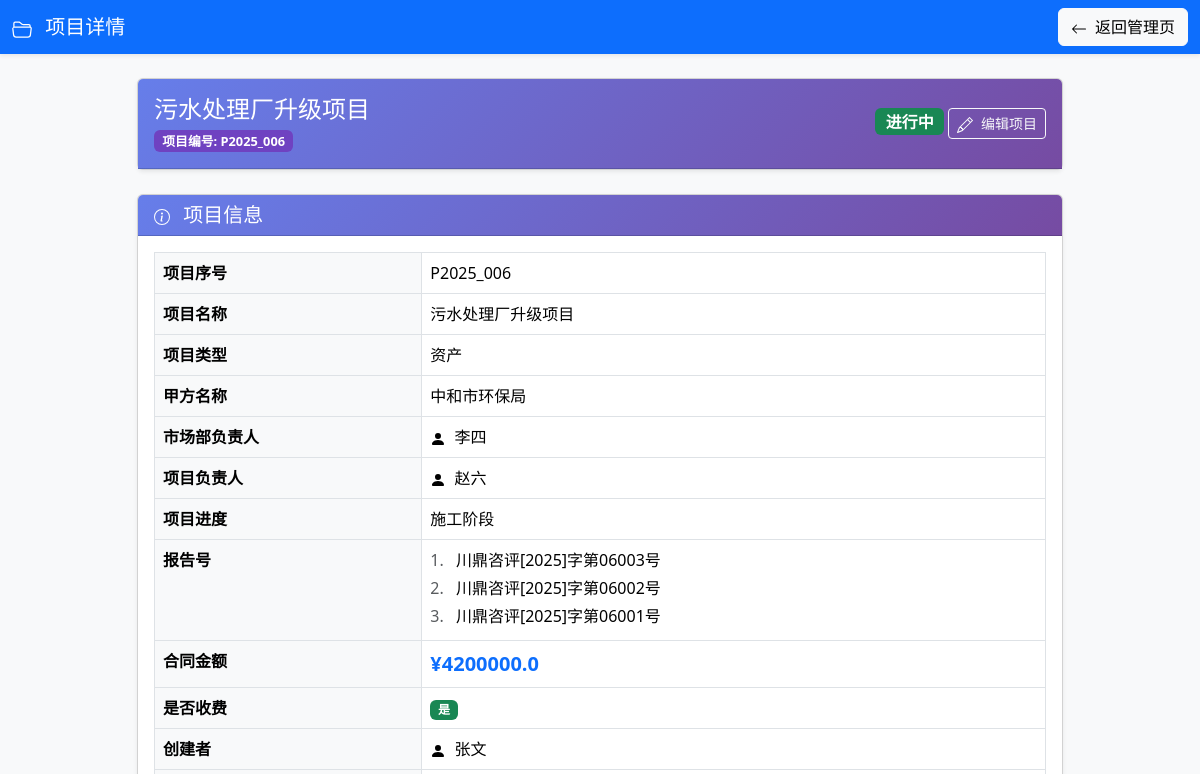
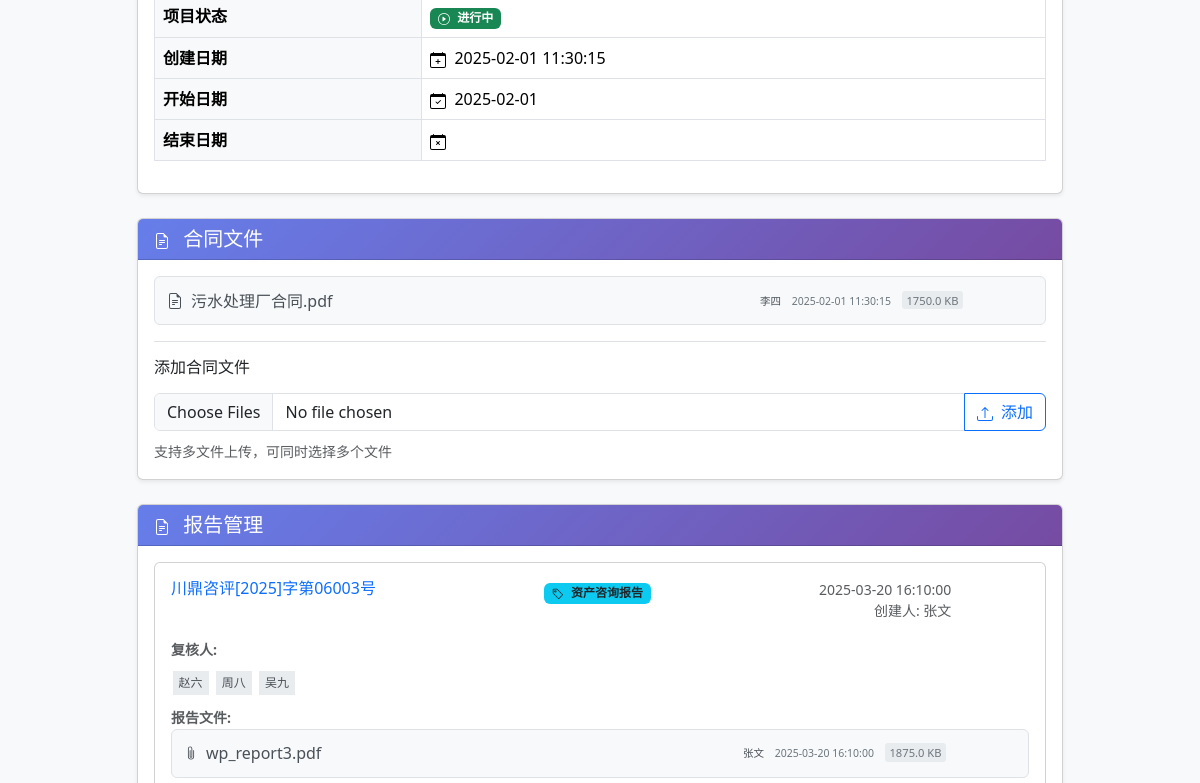
The page /project/6 (signed in, upper part) on the database as committed earlier (2 pictures, top to bottom).
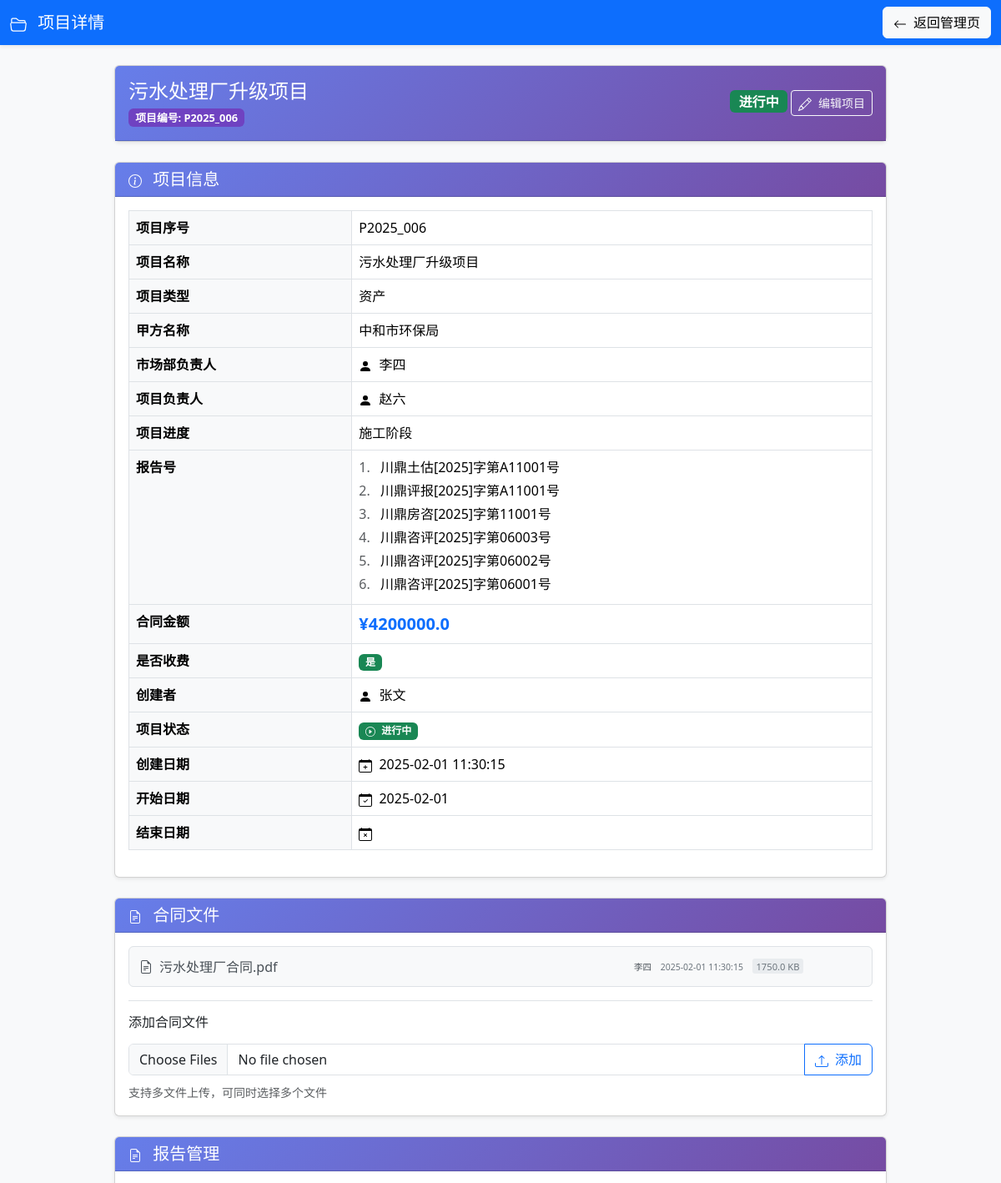
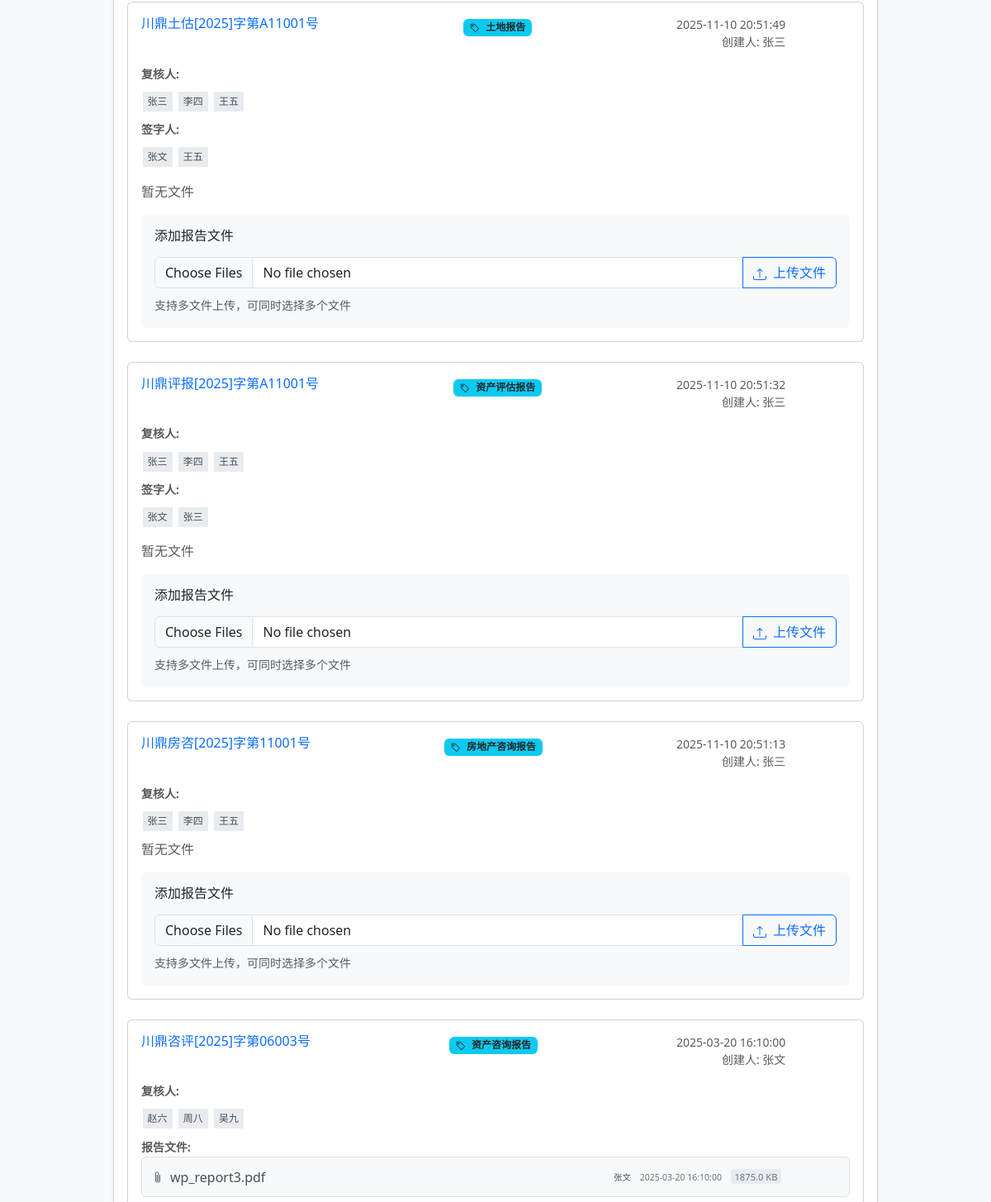
The same page on the database as committed later (2 pictures, top to bottom).
### tables this page shows
CREATE TABLE reports (
        id INTEGER PRIMARY KEY AUTOINCREMENT,
        report_no TEXT NOT NULL,         -- 报告号
        project_id INTEGER,              -- 关联的项目ID
        report_type TEXT,                -- 报告类型（新增字段）
        file_paths TEXT,                 -- 文件路径（多个以逗号分隔）
        creator TEXT,                    -- 创建人用户名
        creator_realname TEXT,           -- 创建人真实姓名
        create_date TEXT,                -- 创建日期
        reviewer1 TEXT,                  -- 复核人1用户名
        reviewer2 TEXT,                  -- 复核人2用户名
        reviewer3 TEXT,                  -- 复核人3用户名
        signer1 TEXT,                    -- 签字人1用户名
        signer2 TEXT,                    -- 签字人2用户名
        FOREIGN KEY (project_id) REFERENCES projects (id)
    );

CREATE TABLE contract_files (
        id INTEGER PRIMARY KEY AUTOINCREMENT,
        project_id INTEGER,               -- 关联的项目ID
        file_path TEXT NOT NULL,          -- 文件路径
        file_name TEXT NOT NULL,          -- 原文件名
        uploader_username TEXT NOT NULL,  -- 上传者用户名
        uploader_realname TEXT NOT NULL,  -- 上传者真实姓名
        upload_time TEXT NOT NULL,        -- 上传时间
        file_size INTEGER,                -- 文件大小（字节）
        FOREIGN KEY (project_id) REFERENCES projects (id)
    );

CREATE TABLE users (
        id INTEGER PRIMARY KEY AUTOINCREMENT,
        username TEXT UNIQUE NOT NULL,
        realname TEXT,
        user_type TEXT,
        password TEXT
    );

CREATE TABLE report_files (
        id INTEGER PRIMARY KEY AUTOINCREMENT,
        report_id INTEGER,               -- 关联的报告ID
        file_path TEXT NOT NULL,         -- 文件路径
        file_name TEXT NOT NULL,         -- 原文件名
        uploader_username TEXT NOT NULL, -- 上传者用户名
        uploader_realname TEXT NOT NULL, -- 上传者真实姓名
        upload_time TEXT NOT NULL,       -- 上传时间
        file_size INTEGER,               -- 文件大小（字节）
        FOREIGN KEY (report_id) REFERENCES reports (id)
    );

### routes/project_routes.py (the view)
@router.get("/project/{project_id}", response_class=HTMLResponse)
async def project_info(
    request: Request,
    project_id: int,
    user: dict = Depends(login_required),
    db: sqlite3.Connection = Depends(get_db)
):
    return await project_service.get_project_info(request, project_id, user, db)

### templates/project_info.html (shortened to what the changed rows need)
<!DOCTYPE html>
<html lang="zh-CN">
<head>
  <link href="https://cdn.jsdelivr.net/npm/bootstrap@5.3.2/dist/css/bootstrap.min.css" rel="stylesheet">
</head>
<body class="bg-light">
  <div class="container mt-4">
    <div class="row">
      <div class="col-lg-10 mx-auto">
        <div class="card shadow-sm mb-4">
          <div class="card-body">
            <div class="table-responsive">
              <table class="table table-bordered table-hover table-details">
                <tbody>
                  <tr>
                    <th>项目序号</th>
                  </tr>
                  <tr>
                    <th>项目名称</th>
                  </tr>
                  <tr>
                    <th>项目类型</th>
                  </tr>
                  <tr>
                    <th>甲方名称</th>
                  </tr>
                  <tr>
                    <th>市场部负责人</th>
                    <td>
                      {% if project.market_leader_realname %}
                      <svg xmlns="http://www.w3.org/2000/svg" width="16" height="16" fill="currentColor"
                        class="bi bi-person-fill me-1" viewBox="0 0 16 16">
                        <path d="M3 14s-1 0-1-1 1-4 6-4 6 3 6 4-1 1-1 1H3Zm5-6a3 3 0 1 0 0-6 3 3 0 0 0 0 6Z" />
                      </svg>
                      {{ project.market_leader_realname }}
                      {% else %}
                      <span class="text-muted">未设置</span>
                      {% endif %}
                    </td>
                  </tr>
                  <tr>
                    <th>项目负责人</th>
                    <td>
                      {% if project.project_leader_realname %}
                      <svg xmlns="http://www.w3.org/2000/svg" width="16" height="16" fill="currentColor"
                        class="bi bi-person-fill me-1" viewBox="0 0 16 16">
                        <path d="M3 14s-1 0-1-1 1-4 6-4 6 3 6 4-1 1-1 1H3Zm5-6a3 3 0 1 0 0-6 3 3 0 0 0 0 6Z" />
                      </svg>
                      {{ project.project_leader_realname }}
                      {% else %}
                      <span class="text-muted">未设置</span>
                      {% endif %}
                    </td>
                  </tr>
                  <tr>
                    <th>项目进度</th>
                  </tr>
                  <tr>
                    <th>报告号</th>
                    <td>
                      {% if reports %}
                      <div class="report-numbers-list">
                        {% for report in reports %}
                        <div class="report-number-item mb-1">
                          <span class="text-muted me-2">{{ loop.index }}.</span>
                          <span class="report-no-text">{{ report.report_no }}</span>
                        </div>
                        {% endfor %}
                      </div>
                      {% else %}
                      <span class="text-muted">暂无报告</span>
                      {% endif %}
                    </td>
                  </tr>
                  <tr>
                    <th>合同金额</th>
                  </tr>
                  <tr>
                    <th>是否收费</th>
                  </tr>
                  <tr>
                    <th>创建者</th>
                  </tr>
                  <tr>
                    <th>项目状态</th>
                  </tr>
                  <tr>
                    <th>创建日期</th>
                  </tr>
                  <tr>
                    <th>开始日期</th>
                  </tr>
                  <tr>
                    <th>结束日期</th>
                  </tr>
                </tbody>
              </table>
            </div>
          </div>
        </div>
        <div class="card shadow-sm mb-4">
          <div class="card-body">
            {% if contract_files %}
            <div class="mb-3">
              {% for file in contract_files %}
              {% set filename = file.file_name %}
              <div class="file-item position-relative contract-file-hover">
                <a href="/{{ file.file_path }}" target="_blank" class="file-link">
                  {{ filename }}
                </a>
                <div class="ms-auto file-info">
                  <small class="text-muted">
                    <span class="uploader">{{ file.uploader_realname }}</span>
                    <span class="upload-time ms-2">{{ file.upload_time }}</span>
                    {% if file.file_size %}
                    <span class="file-size ms-2">{{ (file.file_size / 1024) | round(1) }} KB</span>
                    {% endif %}
                  </small>
                </div>
              </div>
              {% endfor %}
            </div>
            {% else %}
            <p class="text-muted text-center mb-3">暂无合同文件</p>
            {% endif %}
          </div>
        </div>
        <div class="card shadow-sm mb-4">
          <div class="card-body">
            {% if reports %}
            <div class="mb-4">
              <div class="row">
                {% for report in reports %}
                <div class="col-12 mb-4">
                  <div class="card report-card h-100 report-card-hover">
                    <div class="card-body">
                      <div class="d-flex justify-content-between align-items-start mb-3">
                        <h6 class="card-title text-primary mb-0">{{ report.report_no }}</h6>
                        <div class="report-type-badge">
                          <span class="badge bg-info text-dark">
                            {{ report.report_type }}
                          </span>
                        </div>
                        <div class="d-flex align-items-center">
                          <small class="text-muted text-end me-3">
                            <div>{{ report.create_date }}</div>
                            <div>创建人: {{ report.creator_realname }}</div>
                          </small>
                        </div>
                      </div>
                      <div class="mb-2">
                        <div class="reviewer-header">
                          <small class="text-muted fw-bold">复核人:</small>
                          {% set can_edit_report = (user.user_type == 'admin' or user.username == report.creator) and
                          project.status == 'active' %}
                        </div>
                        <div class="d-flex flex-wrap gap-1">
                          {% if report.reviewer1 %}
                          {% for user_item in users %}
                          {% if user_item.username == report.reviewer1 %}
                          <span class="person-badge">{{ user_item.realname }}</span>
                          {% endif %}
                          {% endfor %}
                          {% endif %}
                          {% if report.reviewer2 %}
                          {% for user_item in users %}
                          {% if user_item.username == report.reviewer2 %}
                          <span class="person-badge">{{ user_item.realname }}</span>
                          {% endif %}
                          {% endfor %}
                          {% endif %}
                          {% if report.reviewer3 %}
                          {% for user_item in users %}
                          {% if user_item.username == report.reviewer3 %}
                          <span class="person-badge">{{ user_item.realname }}</span>
                          {% endif %}
                          {% endfor %}
                          {% endif %}
                        </div>
                      </div>
                      {% set signature_required_types = ["房地产估价报告", "资产评估报告", "土地报告"] %}
                      {% if report.report_type in signature_required_types %}
                      <div class="mb-3">
                        <div class="signer-header">
                          <small class="text-muted fw-bold">签字人:</small>
                        </div>
                        <div class="d-flex flex-wrap gap-1">
                          {% if report.signer1 %}
                          {% for user_item in users %}
                          {% if user_item.username == report.signer1 %}
                          <span class="person-badge">{{ user_item.realname }}</span>
                          {% endif %}
                          {% endfor %}
                          {% endif %}
                          {% if report.signer2 %}
                          {% for user_item in users %}
                          {% if user_item.username == report.signer2 %}
                          <span class="person-badge">{{ user_item.realname }}</span>
                          {% endif %}
                          {% endfor %}
                          {% endif %}
                        </div>
                      </div>
                      {% endif %}
                      {% if report.files %}
                      <div class="mb-3">
                        <small class="text-muted fw-bold">报告文件:</small>
                        {% for file in report.files %}
                        <div class="file-item position-relative report-file-hover">
                          <a href="/{{ file.file_path }}" target="_blank" class="file-link">
                            <svg xmlns="http://www.w3.org/2000/svg" width="14" height="14" fill="currentColor"
                              class="bi bi-paperclip file-icon" viewBox="0 0 16 16">
                              <path
                                d="M4.5 3a2.5 2.5 0 0 1 5 0v9a1.5 1.5 0 0 1-3 0V5a.5.5 0 0 1 1 0v7a.5.5 0 0 0 1 0V3a1.5 1.5 0 1 0-3 0v9a2.5 2.5 0 0 0 5 0V5a.5.5 0 0 1 1 0v7a3.5 3.5 0 1 1-7 0V3z" />
                            </svg>
                            {{ file.file_name }}
                          </a>
                          <div class="ms-auto file-info">
                            <small class="text-muted">
                              <span class="uploader">{{ file.uploader_realname }}</span>
                              <span class="upload-time ms-2">{{ file.upload_time }}</span>
                              {% if file.file_size %}
                              <span class="file-size ms-2">{{ (file.file_size / 1024) | round(1) }} KB</span>
                              {% endif %}
                            </small>
                          </div>
                        </div>
                        {% endfor %}
                      </div>
                      {% else %}
                      <p class="text-muted mb-3">暂无文件</p>
                      {% endif %}
                      {% if can_edit_report %}
                      <div class="update-form">
                        <h6 class="mb-3">添加报告文件</h6>
                        <form action="/project/{{ project.id }}/update_report/{{ report.report_no }}" method="post"
                          enctype="multipart/form-data">
                          <div class="input-group mb-2">
                            <input type="file" name="report_files" class="form-control"
                              accept=".pdf,.doc,.docx,.xls,.xlsx,.jpg,.jpeg,.png" multiple>
                            <button type="submit" class="btn btn-outline-primary">
                              上传文件
                            </button>
                          </div>
                          <small class="text-muted">支持多文件上传，可同时选择多个文件</small>
                        </form>
                      </div>
                      {% endif %}
                    </div>
                  </div>
                </div>
                {% endfor %}
              </div>
            </div>
            {% else %}
            <p class="text-muted text-center mb-3">暂无报告</p>
            {% endif %}
          </div>
        </div>
      </div>
    </div>
  </div>
</body>
</html>

Rows that differ between the two databases and show on the page:
added reports: report_no "川鼎土估[2025]字第A11001号", report_type "土地报告", create_date "2025-11-10 20:51:49", creator_realname "张三", shows "暂无文件", users (realname "李四")
added reports: report_no "川鼎评报[2025]字第A11001号", report_type "资产评估报告", create_date "2025-11-10 20:51:32", creator_realname "张三", shows "暂无文件", users (realname "李四")
added reports: report_no "川鼎房咨[2025]字第11001号", report_type "房地产咨询报告", create_date "2025-11-10 20:51:13", creator_realname "张三", shows "暂无文件", users (realname "李四")
now on this page (row unchanged): users: realname "张三"
now on this page (row unchanged): users: realname "王五"
now on this page (row unchanged): users: realname "张文"
